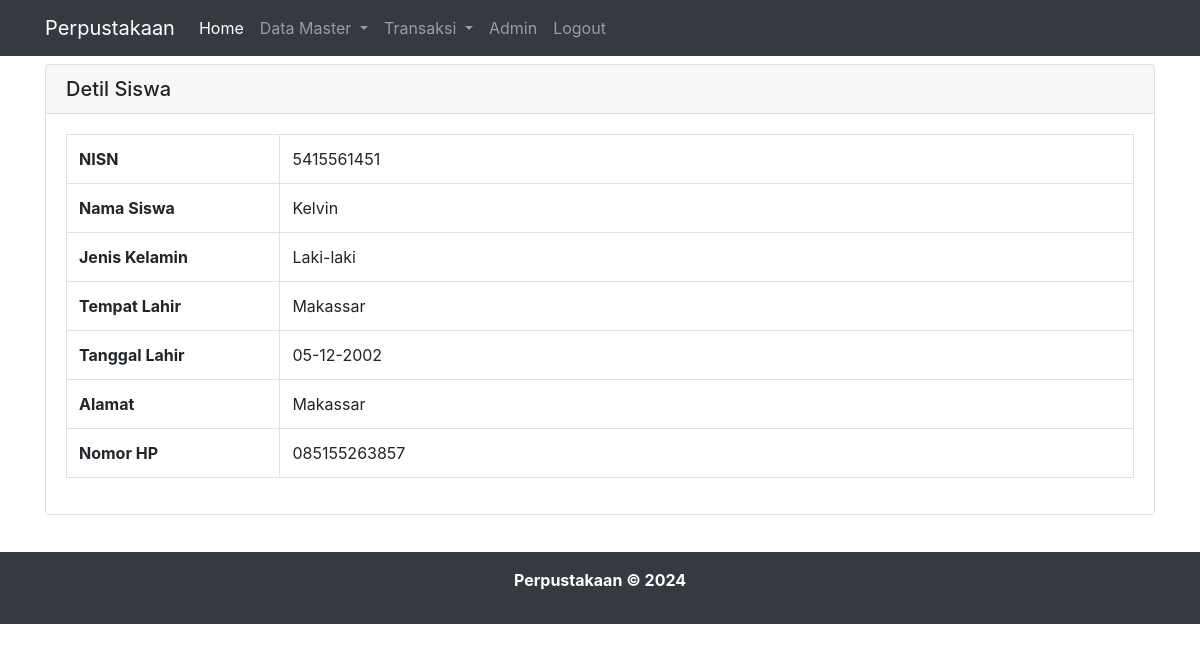
/detil_siswa.php?id=5415561451 (signed in), run on the app's committed database.
### tables this page shows
CREATE TABLE `siswa`  (
  `nisn` varchar(20) NOT NULL,
  `nama_siswa` varchar(100) NOT NULL,
  `jkel` char(1) NOT NULL,
  `tempat_lahir` varchar(30) NOT NULL,
  `tgl_lahir` date NOT NULL,
  `alamat` varchar(255) NOT NULL,
  `no_hp` varchar(14) NOT NULL,
  `foto_siswa` varchar(100) NULL DEFAULT NULL,
  PRIMARY KEY (`nisn`) USING BTREE
);

### detil_siswa.php (the view, shortened to what this page needs)
<?php
include "header.php";
include "koneksi.php";
function reverse_tanggal($tanggal){
    $tmp = array_reverse(explode('-',$tanggal));
    return implode('-',$tmp);
}
$id = $_GET['id'];
$query = $koneksi->query("SELECT * FROM siswa WHERE nisn = '$id'");
$row = $query->fetch_assoc();
?>
<div class="container">
    <div class="row">
        <div class="col-lg-12 mt-2" style="min-height: 480px">
            <div class="card">
                <h5 class="card-header">Detil Siswa</h5>
                <div class="card-body">
                    <table class="table table-bordered table-hover">
                        <tr>
                            <th width="20%">NISN</th>
                            <td width="80%"><?= $row["nisn"] ?></td>
                        </tr>
                        <tr>
                            <th width="20%">Nama Siswa</th>
                            <td width="80%"><?= $row["nama_siswa"] ?></td>
                        </tr>
                        <tr>
                            <th width="20%">Jenis Kelamin</th>
                            <td width="80%"><?php if($row["jkel"] == "L") echo 'Laki-laki'; else 'Perempuan'; ?></td>
                        </tr>
                        <tr>
                            <th width="20%">Tempat Lahir</th>
                            <td width="80%"><?= $row["tempat_lahir"] ?></td>
                        </tr>
                        <tr>
                            <th width="20%">Tanggal Lahir</th>
                            <td width="80%"><?= reverse_tanggal($row["tgl_lahir"]) ?></td>
                        </tr>
                        <tr>
                            <th width="20%">Alamat</th>
                            <td width="80%"><?= $row["alamat"] ?></td>
                        </tr>
                        <tr>
                            <th width="20%">Nomor HP</th>
                            <td width="80%"><?= $row["no_hp"] ?></td>
                        </tr>
                    </table>
                </div>
            </div>
        </div>
    </div>
</div>
<?php
include "footer.php";
?>

### data on the page
siswa: nisn "5415561451", nama_siswa "Kelvin", tempat_lahir "Makassar", tgl_lahir "05-12-2002", alamat "Makassar", no_hp "085155263857"
